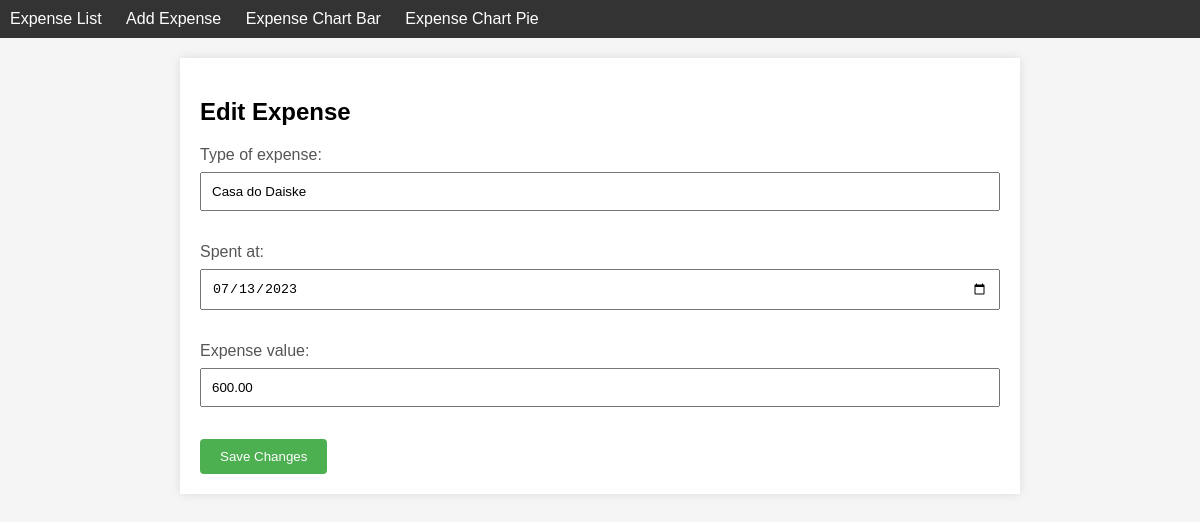
The page /expenses/edit2/ on the database its author committed.
### expenses/models.py (models this page shows)
class Expense(models.Model):
    type_of_expense = models.CharField(max_length = 255)
    spent_at = models.DateField()
    expense_value = models.DecimalField(max_digits = 10, decimal_places = 2)

### expenses/views.py (the view)
# urls.py: path('edit<int:expense_id>/', edit_expense, name='edit_expense'),
def edit_expense(request, expense_id):
    expense = get_object_or_404(Expense, pk=expense_id)
    if request.method == 'POST':
        form = ExpenseForm(request.POST, instance=expense)
        if form.is_valid():
            form.save()
            return redirect('expense_list')
    else:
        form = ExpenseForm(instance=expense)
    return render(request, 'edit_expense.html', {'form': form, 'expense': expense})

### expenses/forms.py (shortened to what this page needs)
class ExpenseForm(forms.ModelForm):
    class Meta:
        model = Expense
        fields = ['type_of_expense', 'spent_at', 'expense_value']
        widgets = {
            'spent_at': forms.DateInput(attrs={'type': 'date'}),
        }

### expenses/templates/edit_expense.html (shortened to what this page needs)
{% extends 'base.html' %}
{% block content %}
  <h2>Edit Expense</h2>
  <form method="post" action="">
    {{ form.as_p }}
    <button type="submit">Save Changes</button>
  </form>
{% endblock %}

### expenses/static/style/style.css (style rules this page uses)
body { font-family: Arial, sans-serif; background-color: #f5f5f5; margin: 0; padding: 0; }
label { display: block; margin-bottom: 8px; color: #555; }
input[type="text"], input[type="number"], input[type="date"] { width: 100%; padding: 10px; margin-bottom: 16px; box-sizing: border-box; }
button { background-color: #4caf50; color: #fff; padding: 10px 20px; border: none; border-radius: 4px; cursor: pointer; }
form { margin-top: 20px; }

### rows shown on the page
Expense: type_of_expense "Casa do Daiske", spent_at "07/13/2023", expense_value "600.00"
